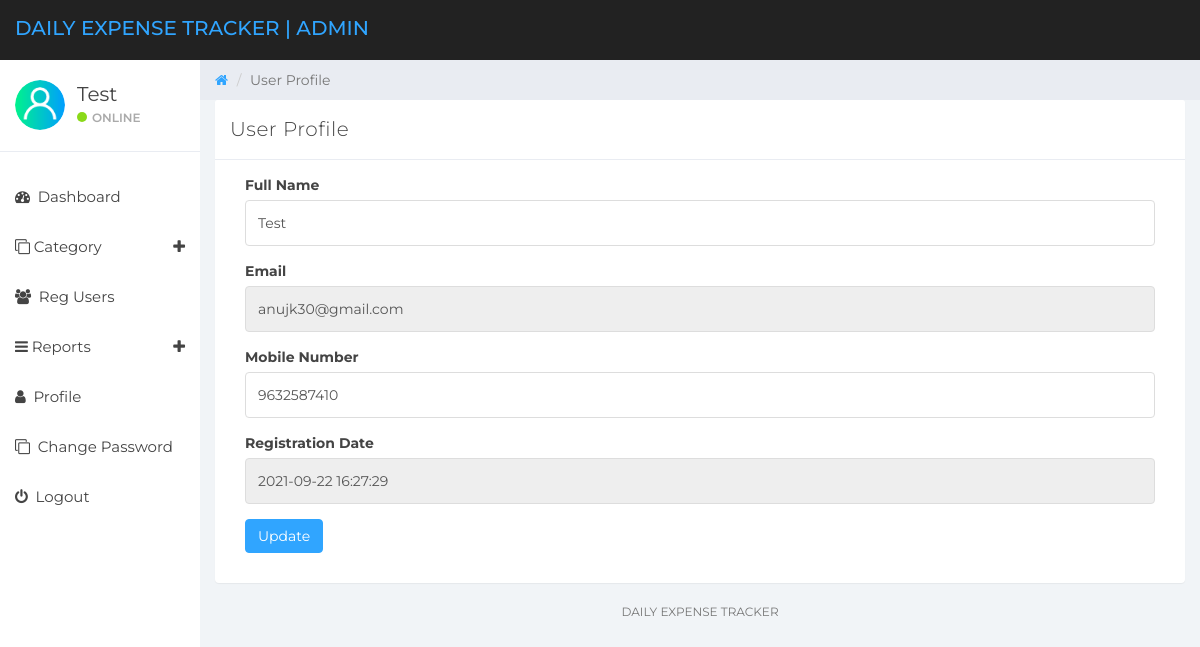
The page /Expense_Tracker/admin/edit-users.php?editid=1 (signed in) on the database its author committed.
### tables this page shows
CREATE TABLE `tbluser` (
  `ID` int(10) NOT NULL,
  `FullName` varchar(150) DEFAULT NULL,
  `Email` varchar(200) DEFAULT NULL,
  `MobileNumber` bigint(10) DEFAULT NULL,
  `Password` varchar(200) DEFAULT NULL,
  `RegDate` timestamp NOT NULL DEFAULT current_timestamp()
);

### Expense_Tracker/admin/edit-users.php (the view, shortened to what this page needs)
<?php
if (strlen($_SESSION['detsadminid']==0)) {
  header('location:logout.php');
  } else{
  ?>
<!DOCTYPE html>
<html>
<head>
	<link href="../css/bootstrap.min.css" rel="stylesheet">
	<link href="../css/font-awesome.min.css" rel="stylesheet">
	<link href="../css/datepicker3.css" rel="stylesheet">
	<link href="../css/styles.css" rel="stylesheet">
</head>
<body>
	<?php include_once('includes/header.php');?>
	<?php include_once('includes/sidebar.php');?>
	<div class="col-sm-9 col-sm-offset-3 col-lg-10 col-lg-offset-2 main">
		<div class="row">
			<ol class="breadcrumb">
				<li><a href="dashboard.php">
					<em class="fa fa-home"></em>
				</a></li>
				<li class="active">User Profile</li>
			</ol>
		</div>
		<div class="row">
			<div class="col-lg-12">
				<div class="panel panel-default">
					<div class="panel-heading">User Profile</div>
					<div class="panel-body">
						<div class="col-md-12">
							<form role="form" method="post" action="">
 <?php
 $cid=$_GET['editid'];
$ret=mysqli_query($con,"select * from tbluser where ID='$cid'");
while ($row=mysqli_fetch_array($ret)) {
?>
								<div class="form-group">
									<label>Full Name</label>
									<input class="form-control" type="text" value="<?php  echo $row['FullName'];?>" name="fullname" required="true">
								</div>
								<div class="form-group">
									<label>Email</label>
<input type="email" class="form-control" name="email" value="<?php  echo $row['Email'];?>" required="true" readonly="true">
								</div>
								<div class="form-group">
									<label>Mobile Number</label>
									<input class="form-control" type="text" value="<?php  echo $row['MobileNumber'];?>" required="true" name="contactnumber" maxlength="10">
								</div>
								<div class="form-group">
									<label>Registration Date</label>
									<input class="form-control" name="regdate" type="text" value="<?php  echo $row['RegDate'];?>" readonly="true">
								</div>
				<?php } ?>
								<div class="form-group has-success">
									<button type="submit" class="btn btn-primary" name="submit">Update</button>
								</div>
								</div>
						</div>
					</div>
				</div>
			</div>
			<?php include_once('includes/footer.php');?>
		</div>
</body>
</html>
<?php }  ?>

### Expense_Tracker/admin/includes/sidebar.php (shortened to what this page needs)
<div id="sidebar-collapse" class="col-sm-3 col-lg-2 sidebar">
        <div class="profile-sidebar">
            <div class="profile-userpic">
                <img src="../assets/images/user.png" class="img-responsive" alt="user logo">
            </div>
            <div class="profile-usertitle">
                <?php
$uid=$_SESSION['detsadminid'];
$ret=mysqli_query($con,"select * from tbladmin where ID='$uid'");
$row=mysqli_fetch_array($ret);
$adminname=$row['AdminName'];
?>
                <div class="profile-usertitle-name"><?php echo $adminname; ?></div>
                <div class="profile-usertitle-status"><span class="indicator label-success"></span>Online</div>
            </div>
        </div>
        <ul class="nav menu">
            <li><a href="dashboard.php"><em class="fa fa-dashboard">&nbsp;</em> Dashboard</a></li>
            <li class="parent "><a data-toggle="collapse" href="#sub-item-1">
                <em class="fa fa-clone">&nbsp;</em>Category <span data-toggle="collapse" href="#sub-item-1" class="icon pull-right"><em class="fa fa-plus"></em></span>
                </a>
            </li>
           <li><a href="reg-users.php"><em class="fa fa-users">&nbsp;</em> Reg Users</a></li>
  <li class="parent "><a data-toggle="collapse" href="#sub-item-2">
                <em class="fa fa-navicon">&nbsp;</em>Reports <span data-toggle="collapse" href="#sub-item-1" class="icon pull-right"><em class="fa fa-plus"></em></span>
                </a>
            </li>
            <li><a href="profile.php"><em class="fa fa-user">&nbsp;</em> Profile</a></li>
             <li><a href="change-password.php"><em class="fa fa-clone">&nbsp;</em> Change Password</a></li>
<li><a href="logout.php"><em class="fa fa-power-off">&nbsp;</em> Logout</a></li>
        </ul>
    </div>

### Expense_Tracker/css/styles.css (style rules this page uses)
body { background: #f1f4f7; padding-top: 60px; font-size: 14px; color: #444444; font-family: "Montserrat", "Helvetica Neue", Helvetica, Arial, sans-serif; }
a, a:hover, a:focus { color: #30a5ff; }
input.form-control { border: 1px solid #ddd; box-shadow: none; height: 46px; }
.btn-primary, .btn-primary:hover, .btn-primary:focus, .btn-primary:active, .btn-primary.active, .open > .dropdown-toggle.btn-primary, .btn-primary.disabled, .btn-primary[disabled], fieldset[disabled] .btn-primary, .btn-primary.disabled:hover, .btn-primary[disabled]:hover, fieldset[disabled] .btn-primary:hover, .btn-primary.disabled:focus, .btn-primary[disabled]:focus, fieldset[disabled] .btn-primary:focus, .btn-primary.disabled:active, .btn-primary[disabled]:active, fieldset[disabled] .btn-primary:active, .btn-primary.disabled.active, .btn-primary[disabled].active, fieldset[disabled] .btn-primary.active { background-color: #30a5ff; border-color: #30a5ff; }
.label-success { background-color: #8ad919; }
.panel { border: 0; }
.panel-heading { font-size: 20px; font-weight: 300; letter-spacing: 0.025em; height: 60px; line-height: 38px; }
.panel-default .panel-heading { background: #fff; border-bottom: 1px solid #e9ecf2; color: #444444; }
.sidebar { display: block; padding: 0; display: none; box-shadow: none; background: #fff; }
.sidebar ul { margin: 20px 0px; }
@media (min-width: 768px) { .sidebar { display: block; position: fixed; top: 60px; bottom: 0; left: 0; z-index: 1000; display: block; margin: 0; padding: 0; overflow-x: hidden; overflow-y: auto; } }
.sidebar ul.nav li a { height: 50px; font-size: 15px; line-height: 2em; color: #444444; }
.profile-sidebar { padding: 10px 0; border-bottom: 1px solid #e9ecf2; }
.indicator { width: 10px; height: 10px; display: inline-block; border-radius: 9999px; margin-right: 5px; }
.profile-userpic img { float: left; margin: 10px 0px 0px 15px; width: 50px; height: 50px; border-radius: 9999px !important; }
.profile-usertitle { float: left; text-align: left; margin: 10px 0 0 12px; }
.profile-usertitle-name { font-size: 20px; margin-bottom: 0px; }
.profile-usertitle-status { text-transform: uppercase; color: #AAA; font-size: 12px; font-weight: 600; margin-bottom: 15px; }
.breadcrumb { border-radius: 0; padding: 10px 15px 10px 15px; background: #e9ecf2; margin: 0; }

### rows shown on the page
tbluser: fullname "Test", email "anujk30@gmail.com", contactnumber "9632587410", regdate "2021-09-22 16:27:29"

### other values the page prints
$adminname "Test"
